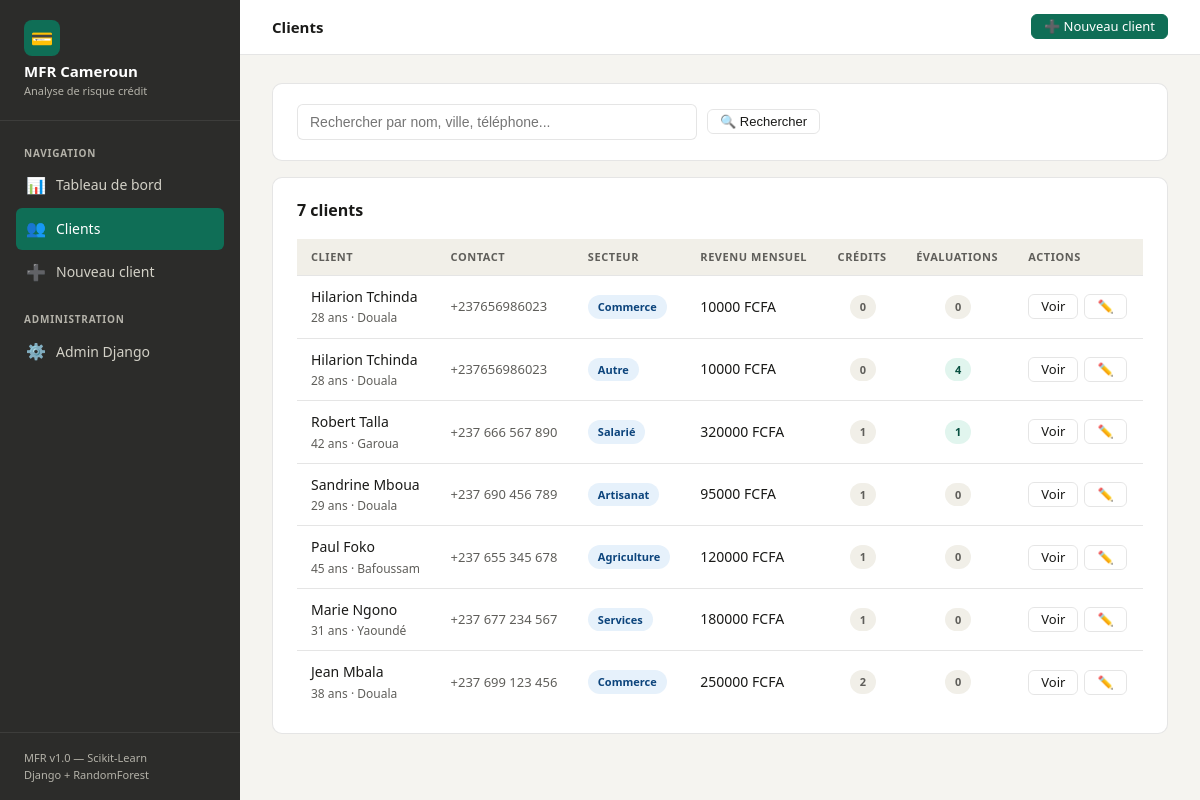
/clients/, run on the app's committed database.
### risk/models.py (models this page shows, shortened)
class Client(models.Model):
    nom = models.CharField(max_length=100)
    prenom = models.CharField(max_length=100)
    age = models.IntegerField()
    sexe = models.CharField(max_length=1, choices=[('M', 'Masculin'), ('F', 'Féminin')])
    ville = models.CharField(max_length=100)
    telephone = models.CharField(max_length=20, blank=True)
    secteur_activite = models.CharField(max_length=100, choices=[
        ('commerce', 'Commerce'),
        ('agriculture', 'Agriculture'),
        ('transport', 'Transport'),
        ('artisanat', 'Artisanat'),
        ('services', 'Services'),
        ('salarie', 'Salarié'),
        ('autre', 'Autre'),
    ])
    revenu_mensuel = models.FloatField(help_text="En FCFA")
    date_creation = models.DateTimeField(auto_now_add=True)
    class Meta:
        verbose_name = "Client"
        verbose_name_plural = "Clients"

### risk/views.py (the view)
# urls.py: path('clients/', views.client_list, name='client_list'),
def client_list(request):
    q = request.GET.get('q', '')
    clients = Client.objects.annotate(
        nb_credits=Count('credits'),
        nb_predictions=Count('predictions')
    ).order_by('-date_creation')
    if q:
        clients = clients.filter(
            Q(nom__icontains=q) | Q(prenom__icontains=q) |
            Q(ville__icontains=q) | Q(telephone__icontains=q)
        )
    return render(request, 'risk/client_list.html', {'clients': clients, 'q': q})

### risk/templates/risk/client_list.html (shortened to what this page needs)
{% extends 'base.html' %}
{% block page_title %}Clients{% endblock %}
{% block topbar_actions %}
  <a href="{% url 'client_create' %}" class="btn btn-primary btn-sm">➕ Nouveau client</a>
{% endblock %}
{% block content %}
<div class="card mb-2">
  <form method="get" style="display:flex;gap:10px;align-items:center;">
    <input type="text" name="q" value="{{ q }}" placeholder="Rechercher par nom, ville, téléphone..." style="max-width:400px;">
    <button type="submit" class="btn btn-outline btn-sm">🔍 Rechercher</button>
  </form>
</div>
<div class="card">
  <div class="section-header">
    <div class="section-title">{{ clients.count }} client{{ clients.count|pluralize }}</div>
  </div>
  {% if clients %}
  <div class="table-wrap">
    <table>
      <thead>
        <tr>
          <th>Client</th><th>Contact</th><th>Secteur</th>
          <th>Revenu mensuel</th><th>Crédits</th><th>Évaluations</th><th>Actions</th>
        </tr>
      </thead>
      <tbody>
        {% for c in clients %}
        <tr>
          <td>
            <div style="font-weight:500;">{{ c.prenom }} {{ c.nom }}</div>
            <div style="font-size:12px;color:var(--text-muted);">{{ c.age }} ans · {{ c.ville }}</div>
          </td>
          <td style="font-size:13px;color:var(--text-muted);">{{ c.telephone|default:"—" }}</td>
          <td><span class="badge badge-blue">{{ c.get_secteur_activite_display }}</span></td>
          <td style="font-weight:500;">{{ c.revenu_mensuel|floatformat:0 }} FCFA</td>
          <td style="text-align:center;">
            <span class="badge badge-gray">{{ c.nb_credits }}</span>
          </td>
          <td style="text-align:center;">
            <span class="badge {% if c.nb_predictions > 0 %}badge-green{% else %}badge-gray{% endif %}">{{ c.nb_predictions }}</span>
          </td>
          <td>
            <div style="display:flex;gap:6px;">
              <a href="{% url 'client_detail' c.pk %}" class="btn btn-outline btn-sm">Voir</a>
              <a href="{% url 'client_edit' c.pk %}" class="btn btn-outline btn-sm">✏️</a>
            </div>
          </td>
        </tr>
        {% endfor %}
      </tbody>
    </table>
  </div>
  {% endif %}
</div>
{% endblock %}

### templates/base.html (style rules this page uses)
*, *::before, *::after { box-sizing: border-box; margin: 0; padding: 0; }
:root { --green-50: #E1F5EE; --green-100: #9FE1CB; --green-600: #0F6E56; --green-700: #085041; --green-800: #085041; --amber-50: #FAEEDA; --amber-400: #EF9F27; --amber-700: #854F0B; --red-50: #FCEBEB; --red-400: #E24B4A; --red-700: #791F1F; --blue-50: #E6F1FB; --blue-600: #185FA5; --blue-800: #0C447C; --gray-50: #F1EFE8; --gray-100: #D3D1C7; --gray-200: #B4B2A9; --gray-600: #5F5E5A; --gray-800: #444441; --gray-900: #2C2C2A; --bg: #F5F4F0; --surface: #FFFFFF; --border: rgba(0,0,0,0.1); --text: #1a1a18; --text-muted: #5F5E5A; --text-hint: #888780; --sidebar-w: 240px; --radius: 10px; --radius-sm: 6px; }
body { font-family: system-ui, -apple-system, sans-serif; background: var(--bg); color: var(--text); min-height: 100vh; display: flex; font-size: 15px; line-height: 1.6; }
.card { background: var(--surface); border-radius: var(--radius); border: 1px solid var(--border); padding: 1.25rem 1.5rem; }
.table-wrap { overflow-x: auto; }
table { width: 100%; border-collapse: collapse; font-size: 14px; }
thead th { padding: 9px 14px; text-align: left; font-size: 11px; font-weight: 600; color: var(--text-muted); text-transform: uppercase; letter-spacing: 0.05em; border-bottom: 1px solid var(--border); background: var(--gray-50); }
tbody tr { border-bottom: 1px solid var(--border); transition: background 0.1s; }
tbody tr:last-child { border-bottom: none; }
tbody td { padding: 10px 14px; color: var(--text); vertical-align: middle; }
.badge { display: inline-flex; align-items: center; padding: 3px 10px; border-radius: 100px; font-size: 11px; font-weight: 600; white-space: nowrap; }
.badge-green { background: var(--green-50); color: var(--green-700); }
.badge-blue { background: var(--blue-50); color: var(--blue-800); }
.badge-gray { background: var(--gray-50); color: var(--gray-600); }
.btn { display: inline-flex; align-items: center; gap: 6px; padding: 8px 16px; border-radius: var(--radius-sm); font-size: 14px; font-weight: 500; cursor: pointer; border: 1px solid transparent; text-decoration: none; transition: all 0.15s; line-height: 1; }
.btn-primary { background: var(--green-600); color: #fff; border-color: var(--green-600); }
.btn-outline { background: transparent; color: var(--text); border-color: var(--border); }
.btn-sm { padding: 5px 12px; font-size: 13px; }
input, select, textarea { width: 100%; padding: 9px 12px; border: 1px solid var(--border); border-radius: var(--radius-sm); font-size: 14px; background: var(--surface); color: var(--text); transition: border-color 0.15s; }
.section-header { display: flex; align-items: center; justify-content: space-between; margin-bottom: 1rem; }
.section-title { font-size: 16px; font-weight: 600; color: var(--text); }
.mb-2 { margin-bottom: 1rem; }
a { color: inherit; }

### data on the page
Client: prenom "Hilarion", nom "Tchinda", age "28", ville "Douala", telephone "+237656986023", secteur_activite "Commerce", revenu_mensuel "10000", nb_credits "0", nb_predictions "0"
Client: prenom "Hilarion", nom "Tchinda", age "28", ville "Douala", telephone "+237656986023", secteur_activite "Autre", revenu_mensuel "10000", nb_credits "0", nb_predictions "4"
Client: prenom "Robert", nom "Talla", age "42", ville "Garoua", telephone "+237 666 567 890", secteur_activite "Salarié", revenu_mensuel "320000", nb_credits "1", nb_predictions "1"
Client: prenom "Sandrine", nom "Mboua", age "29", ville "Douala", telephone "+237 690 456 789", secteur_activite "Artisanat", revenu_mensuel "95000", nb_credits "1", nb_predictions "0"
Client: prenom "Paul", nom "Foko", age "45", ville "Bafoussam", telephone "+237 655 345 678", secteur_activite "Agriculture", revenu_mensuel "120000", nb_credits "1", nb_predictions "0"
Client: prenom "Marie", nom "Ngono", age "31", ville "Yaoundé", telephone "+237 677 234 567", secteur_activite "Services", revenu_mensuel "180000", nb_credits "1", nb_predictions "0"
Client: prenom "Jean", nom "Mbala", age "38", ville "Douala", telephone "+237 699 123 456", secteur_activite "Commerce", revenu_mensuel "250000", nb_credits "2", nb_predictions "0"

### other printed values
{{ clients.count }} "7"
